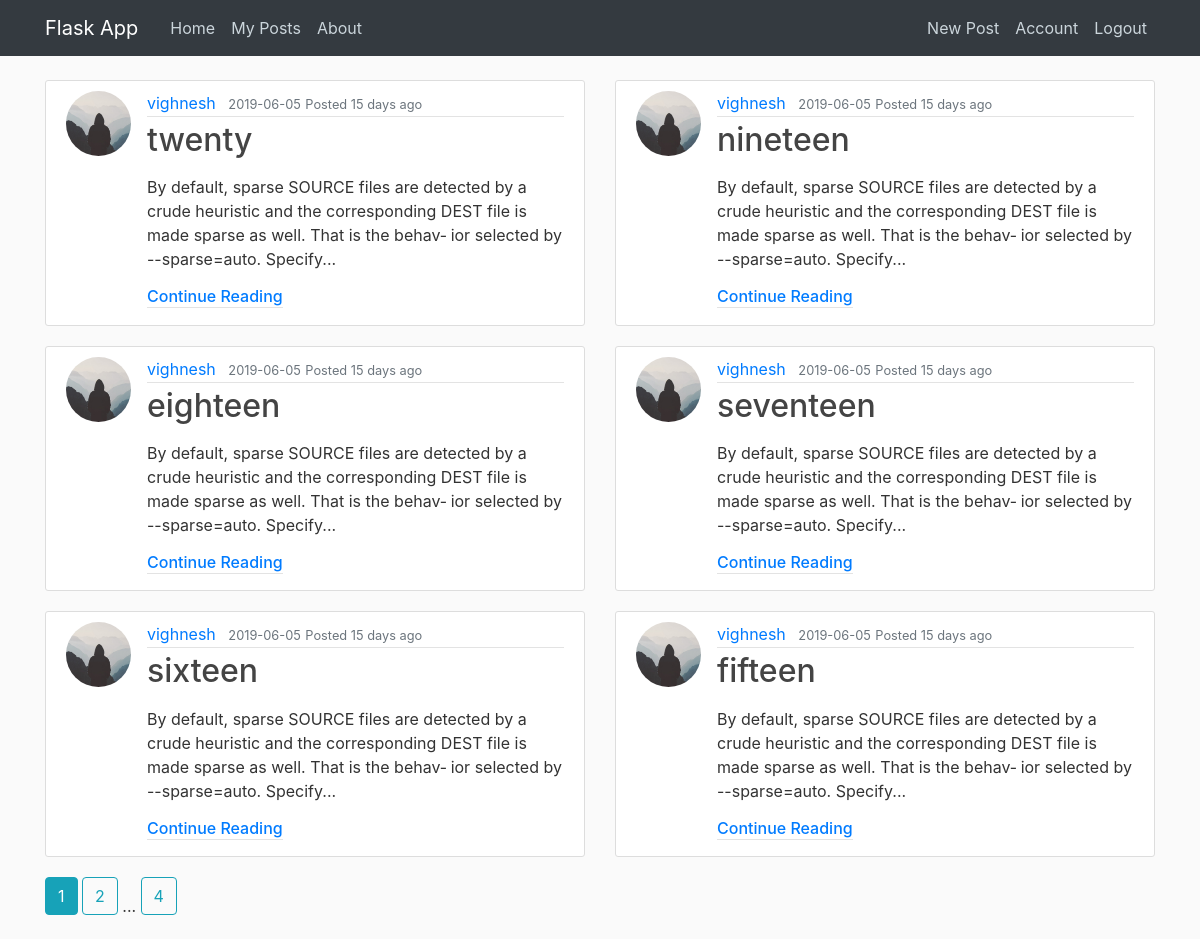
The app's page / (signed in) with its own data.
### flaskapp/models.py (models this page shows, shortened)
class Post(db.Model, UserMixin):
    id = db.Column(db.Integer, primary_key=True)
    title = db.Column(db.String(100), nullable=False)
    date_posted = db.Column(db.DateTime, nullable=False, default=datetime.utcnow)
    content = db.Column(db.Text, nullable=False)
    user_id = db.Column(db.Integer, db.ForeignKey('user.id'), nullable=False)

class User(db.Model, UserMixin):
    id = db.Column(db.Integer, primary_key=True)
    name = db.Column(db.String(30), nullable=False)
    username = db.Column(db.String(20), unique=True, nullable=False)
    email = db.Column(db.String(120), unique=True, nullable=False)
    image_file = db.Column(db.String(20), nullable=False, default='default.jpg')
    password = db.Column(db.String(60), nullable=False)
    posts = db.relationship('Post', backref='author', lazy=True)

### flaskapp/main/routes.py (the view)
@main.route("/")
def home():
	page = request.args.get('page', 1,type=int)
	posts = Post.query.order_by(Post.date_posted.desc()).paginate(page=page, per_page=6)
	return render_template('home.html',posts=posts)

### flaskapp/models.py (called while the page is built)
@login_manager.user_loader
def load_user(user_id):
    return User.query.get(int(user_id))

### flaskapp/templates/home.html
{% extends 'layout.html' %}
{% block body %}
	<div class="row">
    {% for post in posts.items %}
    <div class="col-lg-6 col-md-12">
        <article class="media content-section">
          <img class="rounded-circle article-img" src="{{ url_for('static', filename='profile_pics/' + post.author.image_file) }}">
          <div class="media-body">
            <div class="article-metadata">
              <a class="mr-2" href="{{ url_for('users.user_posts',username=post.author.username) }}">{{ post.author.username }}</a>
              <small class="text-muted">{{ post.date_posted.strftime('%Y-%m-%d') }}</small>
	<small class="text-muted">Posted {{ moment(post.date_posted).fromNow(refresh=True) }}</small>
            </div>
            <h2><a class="article-title" href="{{ url_for('posts.post', post_id=post.id) }}">{{ post.title }}</a></h2>
            <p class="article-content">{{ post.content | truncate(200) | safe}}</p>
            <h6><a class="article-metadata" href="{{ url_for('posts.post', post_id=post.id) }}">Continue Reading</a></h6>
          </div>
        </article>
    </div>
    {% endfor %}
    </div>
    {% for page_num in posts.iter_pages(left_edge=1,right_edge=1,left_current=1,right_current=2) %}
    	{% if page_num %}
    		{% if posts.page ==  page_num %}
    		<a class="btn btn-info mb-4" href="{{ url_for('main.home',page=page_num) }}">{{ page_num }}</a>
    		{% else %}
    		<a class="btn btn-outline-info mb-4" href="{{ url_for('main.home',page=page_num) }}">{{ page_num }}</a>
    		{% endif %}
    	{% else %}
    		...
    	{% endif %}
    {% endfor %}
{% endblock %}

### flaskapp/static/main.css (style rules this page uses)
body { background: #fafafa; color: #333333; margin-top: 5rem; }
h1, h2, h3, h4, h5, h6 { color: #444444; }
.content-section { background: #ffffff; padding: 10px 20px; border: 1px solid #dddddd; border-radius: 3px; margin-bottom: 20px; }
.article-title { color: #444444; }
.article-content { white-space: pre-line; }
.article-img { height: 65px; width: 65px; margin-right: 16px; }
.article-metadata { padding-bottom: 1px; margin-bottom: 4px; border-bottom: 1px solid #e3e3e3 }

### records on screen
Post: image_file (placeholder picture), author.username "vighnesh", date_posted "2019-06-05", date_posted "15 days ago", title "twenty", content "By default, sparse SOURCE files are detected by a crude heuristic and the corresponding DEST file is made sparse as well. That is the behav‐ ior selected by --sparse=auto. Specify..."
Post: image_file (placeholder picture), author.username "vighnesh", date_posted "2019-06-05", date_posted "15 days ago", title "nineteen", content "By default, sparse SOURCE files are detected by a crude heuristic and the corresponding DEST file is made sparse as well. That is the behav‐ ior selected by --sparse=auto. Specify..."
Post: image_file (placeholder picture), author.username "vighnesh", date_posted "2019-06-05", date_posted "15 days ago", title "eighteen", content "By default, sparse SOURCE files are detected by a crude heuristic and the corresponding DEST file is made sparse as well. That is the behav‐ ior selected by --sparse=auto. Specify..."
Post: image_file (placeholder picture), author.username "vighnesh", date_posted "2019-06-05", date_posted "15 days ago", title "seventeen", content "By default, sparse SOURCE files are detected by a crude heuristic and the corresponding DEST file is made sparse as well. That is the behav‐ ior selected by --sparse=auto. Specify..."
Post: image_file (placeholder picture), author.username "vighnesh", date_posted "2019-06-05", date_posted "15 days ago", title "sixteen", content "By default, sparse SOURCE files are detected by a crude heuristic and the corresponding DEST file is made sparse as well. That is the behav‐ ior selected by --sparse=auto. Specify..."
Post: image_file (placeholder picture), author.username "vighnesh", date_posted "2019-06-05", date_posted "15 days ago", title "fifteen", content "By default, sparse SOURCE files are detected by a crude heuristic and the corresponding DEST file is made sparse as well. That is the behav‐ ior selected by --sparse=auto. Specify..."

### other values on screen
{{ page_num }} "1"
{{ page_num }} "2" "4"
